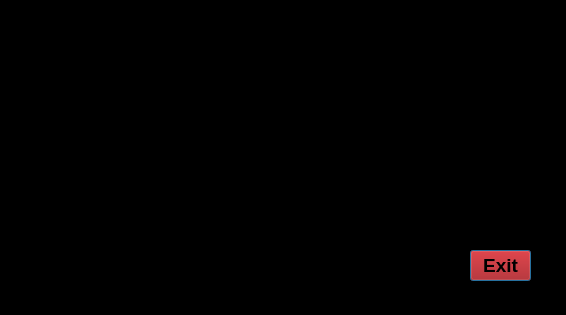
<?xml version="1.0" encoding="UTF-8"?>
<ui version="4.0">
 <class>Dialog</class>
 <widget class="QDialog" name="Dialog">
  <property name="geometry">
   <rect>
    <x>0</x>
    <y>0</y>
    <width>566</width>
    <height>315</height>
   </rect>
  </property>
  <property name="windowTitle">
   <string>Dialog</string>
  </property>
  <property name="styleSheet">
   <string notr="true">background-color: rgb(0, 0, 0);</string>
  </property>
  <widget class="QLabel" name="mainGIF">
   <property name="geometry">
    <rect>
     <x>130</x>
     <y>0</y>
     <width>301</width>
     <height>311</height>
    </rect>
   </property>
   <property name="autoFillBackground">
    <bool>false</bool>
   </property>
   <property name="styleSheet">
    <string notr="true">background-color: rgb(0, 0, 0);
background-color: transparent;
</string>
   </property>
   <property name="text">
    <string/>
   </property>
   <property name="pixmap">
    <pixmap>ai.gif</pixmap>
   </property>
   <property name="scaledContents">
    <bool>true</bool>
   </property>
  </widget>
  <widget class="QPushButton" name="Exit">
   <property name="geometry">
    <rect>
     <x>470</x>
     <y>250</y>
     <width>61</width>
     <height>31</height>
    </rect>
   </property>
   <property name="font">
    <font>
     <pointsize>14</pointsize>
     <bold>true</bold>
    </font>
   </property>
   <property name="styleSheet">
    <string notr="true">background-color: rgb(170, 0, 0);</string>
   </property>
   <property name="text">
    <string>Exit</string>
   </property>
  </widget>
 </widget>
 <resources/>
 <connections/>
</ui>
